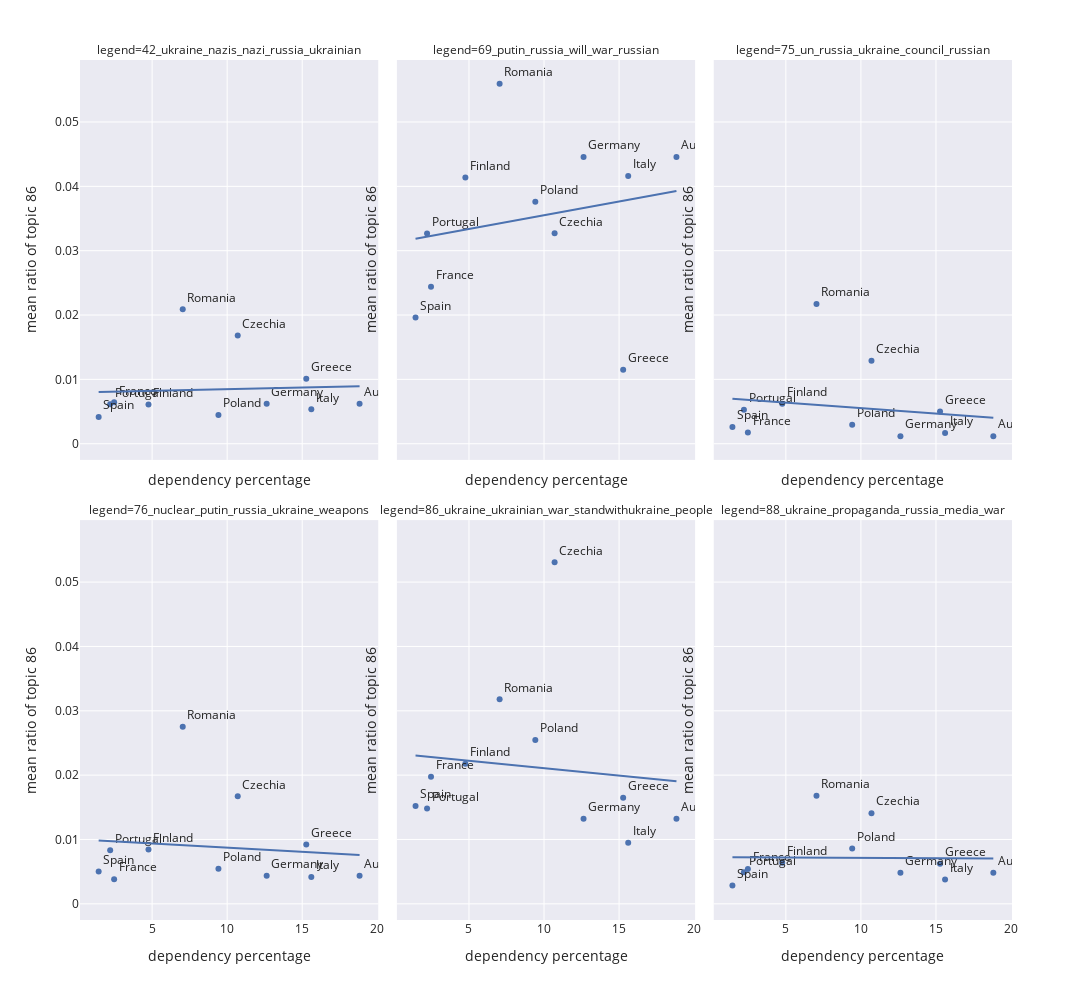

Notebook source saved alongside this figure:
### Code cell
fig = px.scatter(
    df_dependency,
    x='dependecy_percentage',
    y='ratio_of_topic',
    hover_data=['country', 'legend'],
    text='country',
    template='seaborn',
    facet_col='legend', facet_col_wrap=3,
    trendline="ols",
    width=1300,
    height=1000,
)
fig.update_traces(textposition='top right')
fig.update_yaxes(title_text="mean ratio of topic 86")
fig.update_xaxes(title_text="dependency percentage")
fig.write_html('./Plots/dependency_ratio_plot.html')
fig.show()

### Figure 1 — Plotly figure (JSON) as saved in the notebook; plotly's stock layout.template omitted (floating-point values rounded to 4 significant figures)
{"data": [{"customdata": [["Italy", "42_ukraine_nazis_nazi_russia_ukrainian"], ["Romania", "42_ukraine_nazis_nazi_russia_ukrainian"], ["Germany", "42_ukraine_nazis_nazi_russia_ukrainian"], ["Austria", "42_ukraine_nazis_nazi_russia_ukrainian"], ["Greece", "42_ukraine_nazis_nazi_russia_ukrainian"], ["Portugal", "42_ukraine_nazis_nazi_russia_ukrainian"], ["Spain", "42_ukraine_nazis_nazi_russia_ukrainian"], ["Czechia", "42_ukraine_nazis_nazi_russia_ukrainian"], ["Poland", "42_ukraine_nazis_nazi_russia_ukrainian"], ["France", "42_ukraine_nazis_nazi_russia_ukrainian"], ["Finland", "42_ukraine_nazis_nazi_russia_ukrainian"]], "hovertemplate": "legend=%{customdata[1]}<br>dependecy_percentage=%{x}<br>ratio_of_topic=%{y}<br>country=%{customdata[0]}<extra></extra>", "legendgroup": "", "marker": {"color": "rgb(76,114,176)", "symbol": "circle"}, "mode": "markers+text", "name": "", "orientation": "v", "showlegend": false, "text": ["Italy", "Romania", "Germany", "Austria", "Greece", "Portugal", "Spain", "Czechia", "Poland", "France", "Finland"], "textposition": "top right", "type": "scatter", "x": [15.61, 7.041, 12.63, 18.82, 15.27, 2.207, 1.44, 10.7, 9.419, 2.471, 4.759], "xaxis": "x4", "y": [0.005345, 0.0209, 0.006196, 0.006196, 0.0101, 0.006126, 0.004172, 0.01682, 0.004453, 0.006429, 0.006108], "yaxis": "y4"}, {"hovertemplate": "<b>OLS trendline</b><br>ratio_of_topic = 5.22606e-05 * dependecy_percentage + 0.00796406<br>R<sup>2</sup>=0.003342<br><br>legend=42_ukraine_nazis_nazi_russia_ukrainian<br>dependecy_percentage=%{x}<br>ratio_of_topic=%{y} <b>(trend)</b><extra></extra>", "legendgroup": "", "marker": {"color": "rgb(76,114,176)", "symbol": "circle"}, "mode": "lines", "name": "", "showlegend": false, "textposition": "top right", "type": "scatter", "x": [1.44, 2.207, 2.471, 4.759, 7.041, 9.419, 10.7, 12.63, 15.27, 15.61, 18.82], "xaxis": "x4", "y": [0.008039, 0.008079, 0.008093, 0.008213, 0.008332, 0.008456, 0.008523, 0.008624, 0.008762, 0.00878, 0.008948], "yaxis": "y4"}, {"customdata": [["Italy", "69_putin_russia_will_war_russian"], ["Romania", "69_putin_russia_will_war_russian"], ["Germany", "69_putin_russia_will_war_russian"], ["Austria", "69_putin_russia_will_war_russian"], ["Greece", "69_putin_russia_will_war_russian"], ["Portugal", "69_putin_russia_will_war_russian"], ["Spain", "69_putin_russia_will_war_russian"], ["Czechia", "69_putin_russia_will_war_russian"], ["Poland", "69_putin_russia_will_war_russian"], ["France", "69_putin_russia_will_war_russian"], ["Finland", "69_putin_russia_will_war_russian"]], "hovertemplate": "legend=%{customdata[1]}<br>dependecy_percentage=%{x}<br>ratio_of_topic=%{y}<br>country=%{customdata[0]}<extra></extra>", "legendgroup": "", "marker": {"color": "rgb(76,114,176)", "symbol": "circle"}, "mode": "markers+text", "name": "", "orientation": "v", "showlegend": false, "text": ["Italy", "Romania", "Germany", "Austria", "Greece", "Portugal", "Spain", "Czechia", "Poland", "France", "Finland"], "textposition": "top right", "type": "scatter", "x": [15.61, 7.041, 12.63, 18.82, 15.27, 2.207, 1.44, 10.7, 9.419, 2.471, 4.759], "xaxis": "x5", "y": [0.04163, 0.05595, 0.04457, 0.04457, 0.01151, 0.03269, 0.01963, 0.0327, 0.03763, 0.0244, 0.04138], "yaxis": "y5"}, {"hovertemplate": "<b>OLS trendline</b><br>ratio_of_topic = 0.000427211 * dependecy_percentage + 0.0312523<br>R<sup>2</sup>=0.040822<br><br>legend=69_putin_russia_will_war_russian<br>dependecy_percentage=%{x}<br>ratio_of_topic=%{y} <b>(trend)</b><extra></extra>", "legendgroup": "", "marker": {"color": "rgb(76,114,176)", "symbol": "circle"}, "mode": "lines", "name": "", "showlegend": false, "textposition": "top right", "type": "scatter", "x": [1.44, 2.207, 2.471, 4.759, 7.041, 9.419, 10.7, 12.63, 15.27, 15.61, 18.82], "xaxis": "x5", "y": [0.03187, 0.0322, 0.03231, 0.03329, 0.03426, 0.03528, 0.03583, 0.03665, 0.03778, 0.03792, 0.03929], "yaxis": "y5"}, {"customdata": [["Italy", "75_un_russia_ukraine_council_russian"], ["Romania", "75_un_russia_ukraine_council_russian"], ["Germany", "75_un_russia_ukraine_council_russian"], ["Austria", "75_un_russia_ukraine_council_russian"], ["Greece", "75_un_russia_ukraine_council_russian"], ["Portugal", "75_un_russia_ukraine_council_russian"], ["Spain", "75_un_russia_ukraine_council_russian"], ["Czechia", "75_un_russia_ukraine_council_russian"], ["Poland", "75_un_russia_ukraine_council_russian"], ["France", "75_un_russia_ukraine_council_russian"], ["Finland", "75_un_russia_ukraine_council_russian"]], "hovertemplate": "legend=%{customdata[1]}<br>dependecy_percentage=%{x}<br>ratio_of_topic=%{y}<br>country=%{customdata[0]}<extra></extra>", "legendgroup": "", "marker": {"color": "rgb(76,114,176)", "symbol": "circle"}, "mode": "markers+text", "name": "", "orientation": "v", "showlegend": false, "text": ["Italy", "Romania", "Germany", "Austria", "Greece", "Portugal", "Spain", "Czechia", "Poland", "France", "Finland"], "textposition": "top right", "type": "scatter", "x": [15.61, 7.041, 12.63, 18.82, 15.27, 2.207, 1.44, 10.7, 9.419, 2.471, 4.759], "xaxis": "x6", "y": [0.001686, 0.02172, 0.001177, 0.001177, 0.005019, 0.005266, 0.002583, 0.01289, 0.002961, 0.001747, 0.006206], "yaxis": "y6"}, {"hovertemplate": "<b>OLS trendline</b><br>ratio_of_topic = -0.000169909 * dependecy_percentage + 0.00722561<br>R<sup>2</sup>=0.026286<br><br>legend=75_un_russia_ukraine_council_russian<br>dependecy_percentage=%{x}<br>ratio_of_topic=%{y} <b>(trend)</b><extra></extra>", "legendgroup": "", "marker": {"color": "rgb(76,114,176)", "symbol": "circle"}, "mode": "lines", "name": "", "showlegend": false, "textposition": "top right", "type": "scatter", "x": [1.44, 2.207, 2.471, 4.759, 7.041, 9.419, 10.7, 12.63, 15.27, 15.61, 18.82], "xaxis": "x6", "y": [0.006981, 0.006851, 0.006806, 0.006417, 0.006029, 0.005625, 0.005407, 0.005079, 0.004631, 0.004574, 0.004028], "yaxis": "y6"}, {"customdata": [["Italy", "76_nuclear_putin_russia_ukraine_weapons"], ["Romania", "76_nuclear_putin_russia_ukraine_weapons"], ["Germany", "76_nuclear_putin_russia_ukraine_weapons"], ["Austria", "76_nuclear_putin_russia_ukraine_weapons"], ["Greece", "76_nuclear_putin_russia_ukraine_weapons"], ["Portugal", "76_nuclear_putin_russia_ukraine_weapons"], ["Spain", "76_nuclear_putin_russia_ukraine_weapons"], ["Czechia", "76_nuclear_putin_russia_ukraine_weapons"], ["Poland", "76_nuclear_putin_russia_ukraine_weapons"], ["France", "76_nuclear_putin_russia_ukraine_weapons"], ["Finland", "76_nuclear_putin_russia_ukraine_weapons"]], "hovertemplate": "legend=%{customdata[1]}<br>dependecy_percentage=%{x}<br>ratio_of_topic=%{y}<br>country=%{customdata[0]}<extra></extra>", "legendgroup": "", "marker": {"color": "rgb(76,114,176)", "symbol": "circle"}, "mode": "markers+text", "name": "", "orientation": "v", "showlegend": false, "text": ["Italy", "Romania", "Germany", "Austria", "Greece", "Portugal", "Spain", "Czechia", "Poland", "France", "Finland"], "textposition": "top right", "type": "scatter", "x": [15.61, 7.041, 12.63, 18.82, 15.27, 2.207, 1.44, 10.7, 9.419, 2.471, 4.759], "xaxis": "x", "y": [0.004163, 0.02753, 0.004346, 0.004346, 0.009202, 0.008309, 0.005026, 0.01671, 0.005468, 0.003836, 0.008425], "yaxis": "y"}, {"hovertemplate": "<b>OLS trendline</b><br>ratio_of_topic = -0.000128961 * dependecy_percentage + 0.0100282<br>R<sup>2</sup>=0.011506<br><br>legend=76_nuclear_putin_russia_ukraine_weapons<br>dependecy_percentage=%{x}<br>ratio_of_topic=%{y} <b>(trend)</b><extra></extra>", "legendgroup": "", "marker": {"color": "rgb(76,114,176)", "symbol": "circle"}, "mode": "lines", "name": "", "showlegend": false, "textposition": "top right", "type": "scatter", "x": [1.44, 2.207, 2.471, 4.759, 7.041, 9.419, 10.7, 12.63, 15.27, 15.61, 18.82], "xaxis": "x", "y": [0.009842, 0.009744, 0.009709, 0.009414, 0.00912, 0.008813, 0.008648, 0.008399, 0.008059, 0.008016, 0.007601], "yaxis": "y"}, {"customdata": [["Italy", "86_ukraine_ukrainian_war_standwithukraine_people"], ["Romania", "86_ukraine_ukrainian_war_standwithukraine_people"], ["Germany", "86_ukraine_ukrainian_war_standwithukraine_people"], ["Austria", "86_ukraine_ukrainian_war_standwithukraine_people"], ["Greece", "86_ukraine_ukrainian_war_standwithukraine_people"], ["Portugal", "86_ukraine_ukrainian_war_standwithukraine_people"], ["Spain", "86_ukraine_ukrainian_war_standwithukraine_people"], ["Czechia", "86_ukraine_ukrainian_war_standwithukraine_people"], ["Poland", "86_ukraine_ukrainian_war_standwithukraine_people"], ["France", "86_ukraine_ukrainian_war_standwithukraine_people"], ["Finland", "86_ukraine_ukrainian_war_standwithukraine_people"]], "hovertemplate": "legend=%{customdata[1]}<br>dependecy_percentage=%{x}<br>ratio_of_topic=%{y}<br>country=%{customdata[0]}<extra></extra>", "legendgroup": "", "marker": {"color": "rgb(76,114,176)", "symbol": "circle"}, "mode": "markers+text", "name": "", "orientation": "v", "showlegend": false, "text": ["Italy", "Romania", "Germany", "Austria", "Greece", "Portugal", "Spain", "Czechia", "Poland", "France", "Finland"], "textposition": "top right", "type": "scatter", "x": [15.61, 7.041, 12.63, 18.82, 15.27, 2.207, 1.44, 10.7, 9.419, 2.471, 4.759], "xaxis": "x2", "y": [0.009489, 0.03178, 0.01321, 0.01321, 0.01647, 0.01483, 0.01519, 0.05307, 0.02546, 0.01976, 0.02179], "yaxis": "y2"}, {"hovertemplate": "<b>OLS trendline</b><br>ratio_of_topic = -0.000230518 * dependecy_percentage + 0.0233989<br>R<sup>2</sup>=0.012768<br><br>legend=86_ukraine_ukrainian_war_standwithukraine_people<br>dependecy_percentage=%{x}<br>ratio_of_topic=%{y} <b>(trend)</b><extra></extra>", "legendgroup": "", "marker": {"color": "rgb(76,114,176)", "symbol": "circle"}, "mode": "lines", "name": "", "showlegend": false, "textposition": "top right", "type": "scatter", "x": [1.44, 2.207, 2.471, 4.759, 7.041, 9.419, 10.7, 12.63, 15.27, 15.61, 18.82], "xaxis": "x2", "y": [0.02307, 0.02289, 0.02283, 0.0223, 0.02178, 0.02123, 0.02093, 0.02049, 0.01988, 0.0198, 0.01906], "yaxis": "y2"}, {"customdata": [["Italy", "88_ukraine_propaganda_russia_media_war"], ["Romania", "88_ukraine_propaganda_russia_media_war"], ["Germany", "88_ukraine_propaganda_russia_media_war"], ["Austria", "88_ukraine_propaganda_russia_media_war"], ["Greece", "88_ukraine_propaganda_russia_media_war"], ["Portugal", "88_ukraine_propaganda_russia_media_war"], ["Spain", "88_ukraine_propaganda_russia_media_war"], ["Czechia", "88_ukraine_propaganda_russia_media_war"], ["Poland", "88_ukraine_propaganda_russia_media_war"], ["France", "88_ukraine_propaganda_russia_media_war"], ["Finland", "88_ukraine_propaganda_russia_media_war"]], "hovertemplate": "legend=%{customdata[1]}<br>dependecy_percentage=%{x}<br>ratio_of_topic=%{y}<br>country=%{customdata[0]}<extra></extra>", "legendgroup": "", "marker": {"color": "rgb(76,114,176)", "symbol": "circle"}, "mode": "markers+text", "name": "", "orientation": "v", "showlegend": false, "text": ["Italy", "Romania", "Germany", "Austria", "Greece", "Portugal", "Spain", "Czechia", "Poland", "France", "Finland"], "textposition": "top right", "type": "scatter", "x": [15.61, 7.041, 12.63, 18.82, 15.27, 2.207, 1.44, 10.7, 9.419, 2.471, 4.759], "xaxis": "x3", "y": [0.003778, 0.01682, 0.004831, 0.004831, 0.006219, 0.004897, 0.002865, 0.01408, 0.008607, 0.005422, 0.006398], "yaxis": "y3"}, {"hovertemplate": "<b>OLS trendline</b><br>ratio_of_topic = -1.01324e-05 * dependecy_percentage + 0.0072511<br>R<sup>2</sup>=0.000193<br><br>legend=88_ukraine_propaganda_russia_media_war<br>dependecy_percentage=%{x}<br>ratio_of_topic=%{y} <b>(trend)</b><extra></extra>", "legendgroup": "", "marker": {"color": "rgb(76,114,176)", "symbol": "circle"}, "mode": "lines", "name": "", "showlegend": false, "textposition": "top right", "type": "scatter", "x": [1.44, 2.207, 2.471, 4.759, 7.041, 9.419, 10.7, 12.63, 15.27, 15.61, 18.82], "xaxis": "x3", "y": [0.007237, 0.007229, 0.007226, 0.007203, 0.00718, 0.007156, 0.007143, 0.007123, 0.007096, 0.007093, 0.00706], "yaxis": "y3"}], "layout": {"annotations": [{"font": {}, "showarrow": false, "text": "legend=76_nuclear_putin_russia_ukraine_weapons", "x": 0.16, "xanchor": "center", "xref": "paper", "y": 0.465, "yanchor": "bottom", "yref": "paper"}, {"font": {}, "showarrow": false, "text": "legend=86_ukraine_ukrainian_war_standwithukraine_people", "x": 0.5, "xanchor": "center", "xref": "paper", "y": 0.465, "yanchor": "bottom", "yref": "paper"}, {"font": {}, "showarrow": false, "text": "legend=88_ukraine_propaganda_russia_media_war", "x": 0.84, "xanchor": "center", "xref": "paper", "y": 0.465, "yanchor": "bottom", "yref": "paper"}, {"font": {}, "showarrow": false, "text": "legend=42_ukraine_nazis_nazi_russia_ukrainian", "x": 0.16, "xanchor": "center", "xref": "paper", "y": 1.0, "yanchor": "bottom", "yref": "paper"}, {"font": {}, "showarrow": false, "text": "legend=69_putin_russia_will_war_russian", "x": 0.5, "xanchor": "center", "xref": "paper", "y": 1.0, "yanchor": "bottom", "yref": "paper"}, {"font": {}, "showarrow": false, "text": "legend=75_un_russia_ukraine_council_russian", "x": 0.84, "xanchor": "center", "xref": "paper", "y": 1.0, "yanchor": "bottom", "yref": "paper"}], "height": 1000, "legend": {"tracegroupgap": 0}, "margin": {"t": 60}, "width": 1300, "xaxis": {"anchor": "y", "autorange": true, "domain": [0, 0.32], "range": [0.249, 20.01], "title": {"text": "dependency percentage"}, "type": "linear"}, "xaxis2": {"anchor": "y2", "autorange": true, "domain": [0.34, 0.66], "matches": "x", "range": [0.249, 20.01], "title": {"text": "dependency percentage"}, "type": "linear"}, "xaxis3": {"anchor": "y3", "autorange": true, "domain": [0.68, 1.0], "matches": "x", "range": [0.249, 20.01], "title": {"text": "dependency percentage"}, "type": "linear"}, "xaxis4": {"anchor": "y4", "autorange": true, "domain": [0, 0.32], "matches": "x", "range": [0.249, 20.01], "showticklabels": false, "title": {"text": "dependency percentage"}, "type": "linear"}, "xaxis5": {"anchor": "y5", "autorange": true, "domain": [0.34, 0.66], "matches": "x", "range": [0.249, 20.01], "showticklabels": false, "title": {"text": "dependency percentage"}, "type": "linear"}, "xaxis6": {"anchor": "y6", "autorange": true, "domain": [0.68, 1.0], "matches": "x", "range": [0.249, 20.01], "showticklabels": false, "title": {"text": "dependency percentage"}, "type": "linear"}, "yaxis": {"anchor": "x", "autorange": true, "domain": [0, 0.465], "range": [-0.002514, 0.05964], "title": {"text": "mean ratio of topic 86"}, "type": "linear"}, "yaxis2": {"anchor": "x2", "autorange": true, "domain": [0, 0.465], "matches": "y", "range": [-0.002514, 0.05964], "showticklabels": false, "title": {"text": "mean ratio of topic 86"}, "type": "linear"}, "yaxis3": {"anchor": "x3", "autorange": true, "domain": [0, 0.465], "matches": "y", "range": [-0.002514, 0.05964], "showticklabels": false, "title": {"text": "mean ratio of topic 86"}, "type": "linear"}, "yaxis4": {"anchor": "x4", "autorange": true, "domain": [0.535, 1.0], "matches": "y", "range": [-0.002514, 0.05964], "title": {"text": "mean ratio of topic 86"}, "type": "linear"}, "yaxis5": {"anchor": "x5", "autorange": true, "domain": [0.535, 1.0], "matches": "y", "range": [-0.002514, 0.05964], "showticklabels": false, "title": {"text": "mean ratio of topic 86"}, "type": "linear"}, "yaxis6": {"anchor": "x6", "autorange": true, "domain": [0.535, 1.0], "matches": "y", "range": [-0.002514, 0.05964], "showticklabels": false, "title": {"text": "mean ratio of topic 86"}, "type": "linear"}}}
